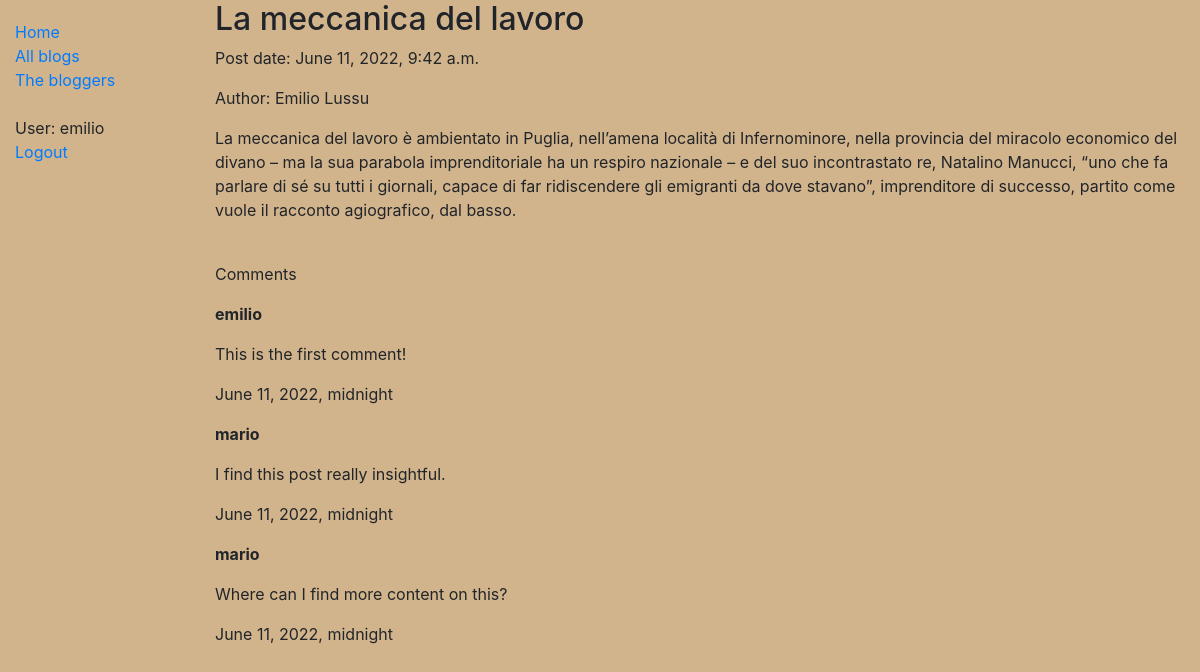
Page /blog/blogpost/1/ (signed in) on the committed database.
### nanoblog/models.py (models this page shows, shortened)
class BlogPost(models.Model):
    title = models.CharField(max_length=200, unique=True)
    content = models.TextField()
    blogger = models.ForeignKey(Blogger, on_delete=models.CASCADE)
    time = models.DateTimeField(default=datetime.datetime.now, editable=False)

class Blogger(models.Model):
    user = models.OneToOneField(User, on_delete=models.CASCADE)
    shortbio = models.TextField(max_length=2000)
    def __str__(self):
        return self.user.get_full_name()
    class Meta:
        ordering = ["user"]

class Comment(models.Model):
    text = models.TextField(max_length=400)
    user = models.ForeignKey(User, on_delete=models.CASCADE)
    blogpost = models.ForeignKey(BlogPost, on_delete=models.CASCADE)
    time = models.DateTimeField(default=datetime.datetime.now, editable=False)

### nanoblog/views.py (the view)
# urls.py: path("blog/blogpost/<int:pk>/", views.BlogPostView.as_view(), name="blogpost"),
class BlogPostView(DetailView):
    model = BlogPost
    def get_context_data(self, **kwargs):
        ctx =  super().get_context_data(**kwargs)
        ctx['comments'] = Comment.objects.filter(blogpost=ctx["object"])
        return ctx

### nanoblog/templates/nanoblog/blogpost_detail.html
{% extends "base_generic.html" %}
{% block content %}
<h2>{{ blogpost.title }}</h2>
<p>Post date: {{ blogpost.time }}</p>
<p>Author: {{ blogpost.blogger }}</p>
<p> {{ blogpost.content }} </p>
<br/>
<p>Comments</p>
{% for comment in comments %}
<p><b>{{ comment.user }}</b></p>
<p>{{ comment.text }}</p>
<p>{{ comment.time }}</p>
{% endfor %}
{% endblock %}

### nanoblog/templates/base_generic.html (shortened to what this page needs)
<!DOCTYPE html>
<html lang="en">
<head>
    <link rel="stylesheet" href="https://cdn.jsdelivr.net/npm/bootstrap@4.5.3/dist/css/bootstrap.min.css"
>
    {% load static %}
    <link rel="stylesheet" href="{% static 'css/styles.css' %}">
</head>
<body>
    <div class="container-fluid">
        <div class="row">
            <div class="col-sm-2">
                {% block sidebar %}
                <ul class="sidebar-nav" style = "list-style-type: none;">
                    <li><a href="{% url 'home' %}">Home</a></li>
                    <li><a href="{% url 'blogposts' %}">All blogs</a></li>
                    <li><a href="{% url 'bloggers' %}">The bloggers</a></li>
                    <br/>
                    {% if user.is_authenticated %}
                    <li>User: {{ user.get_username }}</li>
                    <li><a href="{% url 'logout'%}?next={{request.path}}">Logout</a></li>
                    {% else %}
                    <li><a href="{% url 'login'%}?next={{request.path}}">Login</a></li>
                    {% endif %}
                </ul>
                {% endblock %}
            </div>
            <div class="col-sm-10 ">{% block content %}{% endblock %}
            </div>
        </div>
    </div>
</body>
</html>

### nanoblog/static/css/styles.css (style rules this page uses)
body { background-color: tan; }
.sidebar-nav { margin-top: 20px; padding: 0; list-style: none; }

### rows in the picture
BlogPost: title "La meccanica del lavoro", time "June 11, 2022, 9:42 a.m.", blogger "Emilio Lussu", content "La meccanica del lavoro è ambientato in Puglia, nell’amena località di Infernominore, nella provincia del miracolo economico del divano – ma la sua parabola imprenditoriale ha un respiro nazionale – e del suo incontrastato re, Natalino Manucci, “uno che fa parlare di sé su tutti i giornali, capace di far ridiscendere gli emigranti da dove stavano”, imprenditore di successo, partito come vuole il racconto agiografico, dal basso."
Comment: user "emilio", text "This is the first comment!", time "June 11, 2022, midnight"
Comment: user "mario", text "I find this post really insightful.", time "June 11, 2022, midnight"
Comment: user "mario", text "Where can I find more content on this?", time "June 11, 2022, midnight"

### other values in the picture
{{ user.get_username }} "emilio"
